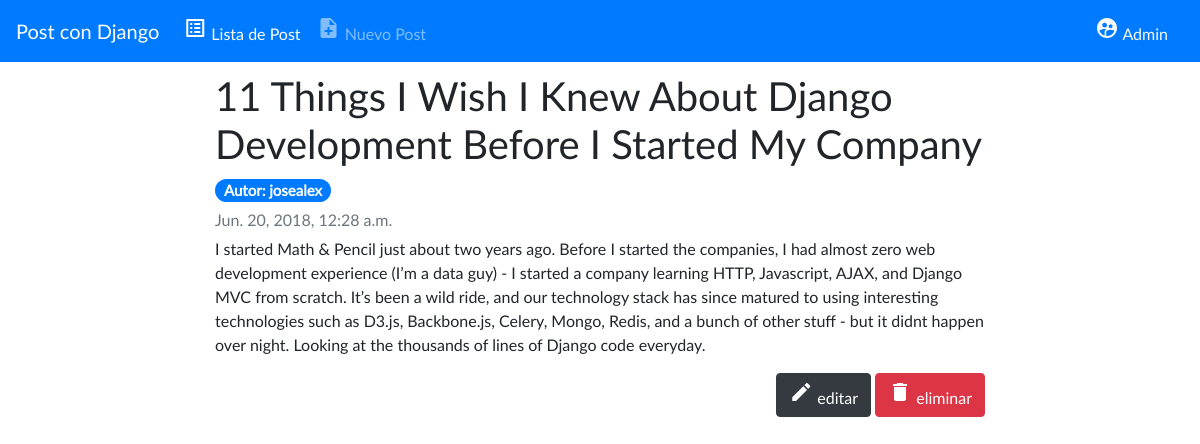
Screenshot of /post/3/ with the database file from the repository.
### blog/models.py (models this page shows, shortened)
class Post(models.Model):
  author = models.ForeignKey(User, on_delete=models.CASCADE)
  title = models.CharField(max_length=200)
  text = models.TextField()
  created_date = models.DateTimeField(default = timezone.now)
  published_date = models.DateTimeField(blank=True, null=True)

### blog/views.py (the view)
# urls.py: path('post/<int:pk>/', views.post_detail, name="post_detail"),
def post_detail(request, pk):
  post = get_object_or_404(Post, pk=pk)
  return render(request, 'blog/post_detail.html',{'post':post})

### blog/templates/blog/post_detail.html
{% extends 'blog/base.html' %}
{% block content %}
  {% load static %}
  <main class="container-fluid">
      <div class="row justify-content-center">
        <div class="col-8">
            <h1>
              {{ post.title }}
            </h1>
            <h5>
              <span class="badge badge-pill badge-primary">
                Autor: {{ post.author }}
              </span>
            </h5>
            <h6 class="card-text text-muted">
              {{ post.published_date }}
            </h6>
            <p>
              {{ post.text }}
            </p>
            <div class="text-right">
              <a href="{% url 'post_edit' pk=post.pk %}" class="btn btn-dark text-right">
                <i class="material-icons">edit</i>
                editar
              </a>
              <a href="javascript:deletePost('{% url 'post_delete' pk=post.pk %}')" class="btn btn-danger text-right">
                <i class="material-icons">delete</i>
                eliminar
              </a>
            </div>
        </div>
      </div>
  </main>
  {% endblock content %}

### rows the page displays
Post: title "11 Things I Wish I Knew About Django Development Before I Started My Company", author "josealex", published_date "Jun. 20, 2018, 12:28 a.m.", text "I started Math & Pencil just about two years ago. Before I started the companies, I had almost zero web development experience (I’m a data guy) - I started a company learning HTTP, Javascript, AJAX, and Django MVC from scratch. It’s been a wild ride, and our technology stack has since matured to using interesting technologies such as D3.js, Backbone.js, Celery, Mongo, Redis, and a bunch of other stuff - but it didnt happen over night. Looking at the thousands of lines of Django code everyday."
